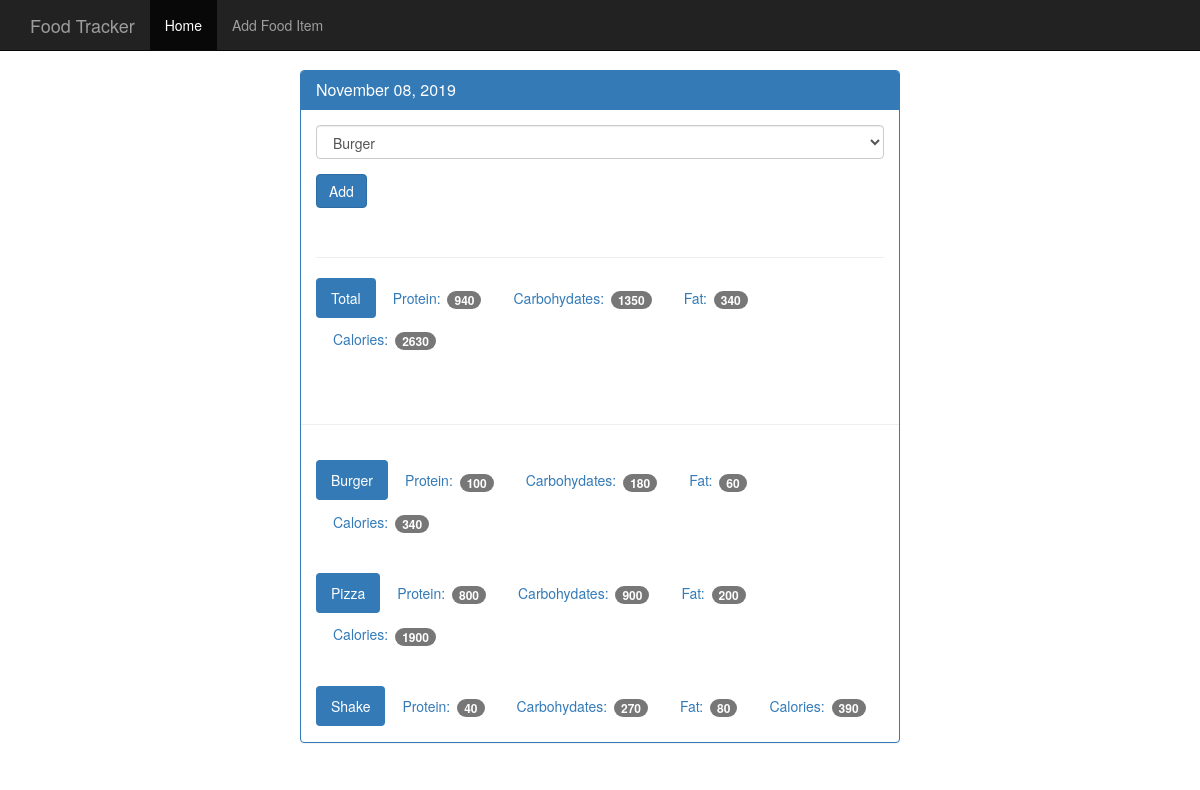
The app's page /view/20191108 with its own data.
### tables this page shows
CREATE TABLE food (

	id integer primary key autoincrement,

	name text not null,

	protein integer not null,
	
	carbonhydrates integer not null,

	fat integer not null,
	
	calories integer not null

);

### app.py (the view)
@app.route('/view/<date>', methods=['GET','POST'])
def view(date):
	db = get_db()
	cur = db.execute('SELECT id,entry_date from log_table where entry_date = ?',[date])
	date_result = cur.fetchone()
	if request.method == "POST":
		food = request.form['food']
		db.execute('INSERT INTO food_date(food_id,log_date_id) values(?,?)',[food,date_result['id']])
		db.commit()
	d = datetime.strptime(str(date_result['entry_date']),'%Y%m%d')
	pretty_date = datetime.strftime(d, '%B %d, %Y')
	food_cur = db.execute("SELECT id,name FROM food;")
	foods = food_cur.fetchall()
	foods_per_day_cur = db.execute('SELECT food.* FROM log_table JOIN food_date ON food_date.log_date_id = log_table.id JOIN food ON food.id = food_date.food_id where log_table.entry_date = ?;',[date])
	foods_per_day_results = foods_per_day_cur.fetchall()
	totals = {}
	totals['protein']  = 0
	totals['carbonhydrates'] = 0
	totals['fat']  = 0
	totals['calories'] = 0
	for food in foods_per_day_results:
		totals['protein'] += food['protein']
		totals['carbonhydrates'] += food['carbonhydrates']
		totals['fat'] += food['fat']
		totals['calories'] += food['calories']
	return render_template('day.html', entry_date=date_result['entry_date'],pretty_date=pretty_date, foods=foods, foods_per_day_results=foods_per_day_results, totals=totals)

### app.py (called while the page is built)
def connect_db():
    sql = sqlite3.connect('./food_log.db')
    sql.row_factory = sqlite3.Row
    return sql

def get_db():
    if not hasattr(g, 'sqlite3'):
        g.sqlite_db = connect_db()
    return g.sqlite_db

### templates/day.html (shortened to what this page needs)
{% extends 'base.html' %}
{% block content %}
<div class="panel panel-primary">
<div class="panel-heading">
  <h3 class="panel-title">{{ pretty_date }}</h3>
</div>
<div class="panel-body">
  <form method="POST" action="{{ url_for('view',date=entry_date) }}">
    <div class="form-group">
      <select class="form-control" name="food">
        {% for food in foods %}
          <option value="{{ food.id }}">
            {{ food.name }}
          </option>
        {% endfor %}
      </select>
    </div>
    <button type="submit" class="btn btn-primary">Add</button>
  </form>
  <div class="page-header"></div>
  <ul class="nav nav-pills" role="tablist">
    <li class="active"><a>Total</a></li>
    <li><a>Protein: <span class="badge">{{ totals.protein }}</span></a></li>
    <li><a>Carbohydates: <span class="badge">{{ totals.carbonhydrates }}</span></a></li>
    <li><a>Fat: <span class="badge">{{ totals.fat }} </span></a></li>
    <li><a>Calories: <span class="badge">{{ totals.calories }}</span></a></li>
  </ul>
</div>
<div class="page-header"></div>
  {% for food in foods_per_day_results %}
<div class="panel-body">
  <ul class="nav nav-pills" role="tablist">
    <li class="active"><a>{{ food.name }}</a></li>
    <li><a>Protein: <span class="badge">{{ food.protein }}</span></a></li>
    <li><a>Carbohydates: <span class="badge">{{ food.carbonhydrates }}</span></a></li>
    <li><a>Fat: <span class="badge">{{ food.fat }}</span></a></li>
    <li><a>Calories: <span class="badge">{{ food.calories }}</span></a></li>
  </ul>
</div>
  {% endfor %}
</div>
{% endblock %}

### templates/base.html (shortened to what this page needs)
<!DOCTYPE html>
<html lang="en">
  <head>
    <link href="{{ url_for('static',filename='bootstrap.min.css')}}" rel="stylesheet">
    <link href="{{ url_for('static',filename='theme.css')}}" rel="stylesheet">
  </head>
  <body>
    {% include 'snippets/navbar.html' %}
    <div class="container theme-showcase col-sm-6 col-sm-offset-3" role="main">
  <div class="row">
    <div>
    {% block content %}
    {% endblock %}
    </div>
  </div>
</div>
  </body>
</html>

### templates/snippets/navbar.html
<nav class="navbar navbar-inverse navbar-fixed-top">
  <div class="container">
    <div class="navbar-header">
      <a class="navbar-brand" href="{{ url_for('home') }}">Food Tracker</a>
    </div>
    <div id="navbar" class="navbar-collapse collapse">
      <ul class="nav navbar-nav">
        <li class="active"><a href="{{ url_for('home') }}">Home</a></li>
        <li><a href="{{ url_for('food') }}">Add Food Item</a></li>
      </ul>
    </div>
  </div>
</nav>

### static/theme.css (style rules this page uses)
body { padding-top: 70px; padding-bottom: 30px; }

### records on screen
food: name "Burger", protein "100", carbonhydrates "180", fat "60", calories "340"
food: name "Pizza", protein "800", carbonhydrates "900", fat "200", calories "1900"
food: name "Shake", protein "40", carbonhydrates "270", fat "80", calories "390"

### other values on screen
{{ pretty_date }} "November 08, 2019"
{{ totals.protein }} "940"
{{ totals.carbonhydrates }} "1350"
{{ totals.fat }} "340"
{{ totals.calories }} "2630"
form field food "Burger"
